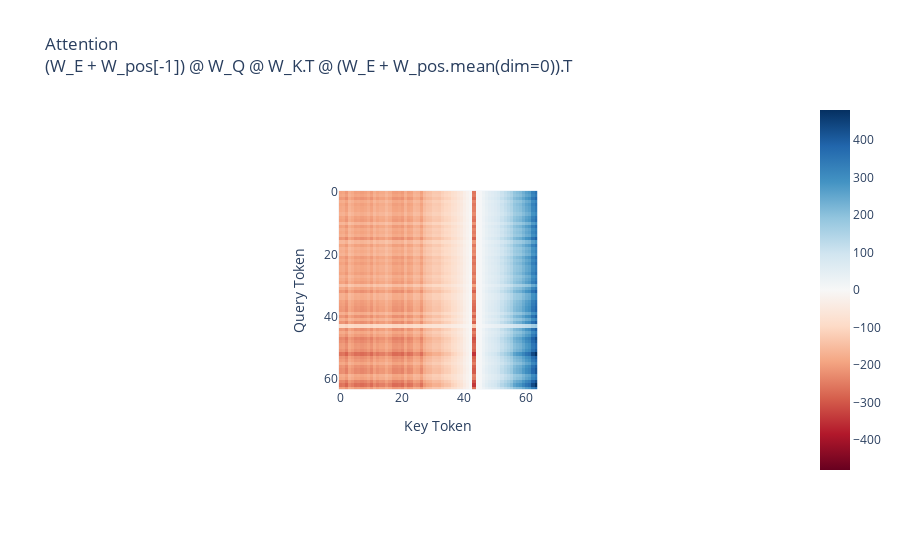

The notebook cell this image was saved under:
### Markdown cell above
## QK matrix

### Code cell
l1h1.analyze_QK(model)

### Figure 1 — Plotly figure (JSON) as saved in the notebook; plotly's stock layout.template omitted (floating-point values rounded to 4 significant figures; data arrays with more than 128 entries replaced by an {"elided": "..."} marker saying what was removed)
{"data": [{"coloraxis": "coloraxis", "hovertemplate": "Key Token: %{x}<br>Query Token: %{y}<br>color: %{z}<extra></extra>", "name": "0", "type": "heatmap", "xaxis": "x", "yaxis": "y", "z": {"elided": "64x64 float values"}}], "layout": {"autosize": true, "coloraxis": {"cmid": 0, "colorscale": [[0, "rgb(103,0,31)"], [0.1, "rgb(178,24,43)"], [0.2, "rgb(214,96,77)"], [0.3, "rgb(244,165,130)"], [0.4, "rgb(253,219,199)"], [0.5, "rgb(247,247,247)"], [0.6, "rgb(209,229,240)"], [0.7, "rgb(146,197,222)"], [0.8, "rgb(67,147,195)"], [0.9, "rgb(33,102,172)"], [1, "rgb(5,48,97)"]]}, "title": {"text": "Attention<br>(W_E + W_pos[-1]) @ W_Q @ W_K.T @ (W_E + W_pos.mean(dim=0)).T"}, "xaxis": {"anchor": "y", "autorange": true, "constrain": "domain", "domain": [0.3613, 0.6387], "range": [-0.5, 63.5], "scaleanchor": "y", "title": {"text": "Key Token"}}, "yaxis": {"anchor": "x", "autorange": true, "constrain": "domain", "domain": [0, 1], "range": [63.5, -0.5], "title": {"text": "Query Token"}}}}
